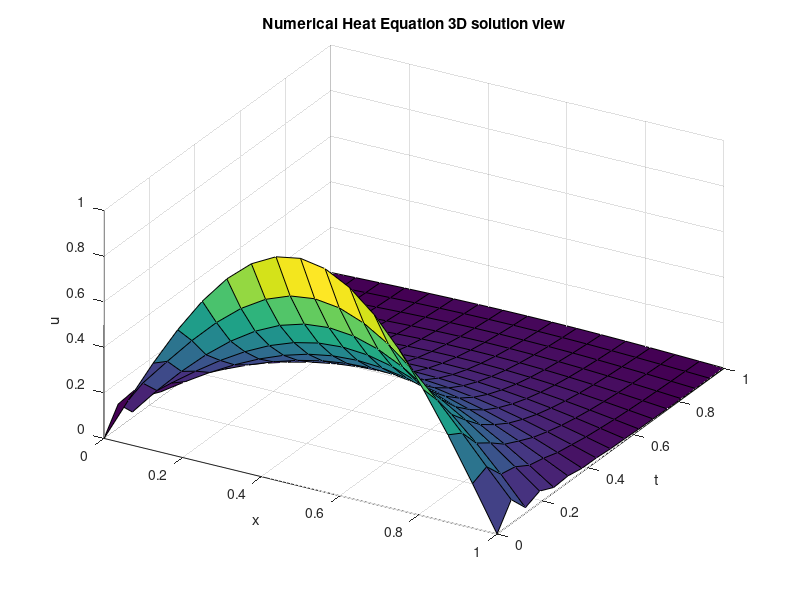

This figure's MATLAB source: (Note: this script raises an error after producing the figure.)
%%%%%%%%%%%%%%%%%%%%%%%%%%%%%%%%%%%%%%%%%%%%%%%%%%%%%%%%%%%%%%%%%%%%
%   NSFD Test using Backward Difference Method for Heat Equation
%   Explicit Equation:   
%          U(j+1,k) = A-1(u(j,i)+b)
%
%   Output: u := numerical approximation of u, the heat equation
%           u_true := the true solution to the heat equation
%
%    A := tridiagonal matrix of solutions for the time mesh
%    b = boundary values
%%%%%%%%%%%%%%%%%%%%%%%%%%%%%%%%%%%%%%%%%%%%%%%%%%%%%%%%%%%%%%%%%%%%%

%%% Initialize variables and mesh space
clc
clear
format long

L=1;                %x length, could be thought of as rod length
T=1;                %total t, typically 1
D=1/2;              %Diffusivity coefficient in (0,1)

po = 4;             %controls time and space steps
M=2^po;             %various different space step iterations
K=2^po;       %this is set up such that K and M meet the CFL conditions for stability

x_0=0;              %initial x and t values
t_0=0;

dx=L/M;             %dx and dt are the evenly-spaced mesh points
dt=T/K;

t = 0:dt:T;         %This is the method I use
x = 0:dx:L;         %for -L to L, change M to 2*M


R=D*dt/dx^2;        %CFL condition unnecessary due to BWFD method unconditional convergnce

a = @(t) 0;         %2*t;       %boundary condition x=0
b = @(t) 0;           %2*t+L;     %boundary condition x=L
g = @(x) sin(pi.*x);  %x.^2;      %initial condition, t=0

u=zeros(K+1, M+1);

u(:,1)=a(t'); %input BCs
u(:,end)=b(t');
u(1,:)=g(x); %input ICs


d0 = 1+2*R;
d1 = -R;
%A = zeros(M-1,M-1)
A = diag(d0*ones(1,M+1)) + diag(d1*ones(1,M),1) + diag(d1*ones(1,M),-1)
A = inv(A);

b=zeros(1,M+1);
for j=1:K
    b(1) = R*u(j,1);
    b(M+1) = R*u(j,M+1);
    u(j+1,:) = (A*(u(j,:) - b)');
end

%Computing the Exact Solution, u_true
u_true=zeros(K+1, M+1);

for j=1:K+1
    for i=1:M+1
        u_true(j,i) = sin(pi.*x(i))*exp(-D*pi^2*t(j));   
    end
end


%3-D Representations of u and u_true
figure(3)
X1=kron(ones(K+1,1),x);
T1=kron(ones(1,M+1),t');
surf(X1,T1,u)
view(30,40);
title('Numerical Heat Equation 3D solution view')
xlabel('x')
ylabel('t')
zlabel('u')

    
u1 = u(end-1,:)
u1_true = u_true(end-1,:)


L_inf = max(max(abs(u1-u1_true))); 
L2 = norm(u1-u1_true, 1); 

L1  = norm(u1-u1_true, 2);

L1 = L1';
L2 = L2';
L_inf = L_inf';

x(2) - x(1)
results = table(K, M, L1,L2,L_inf)

